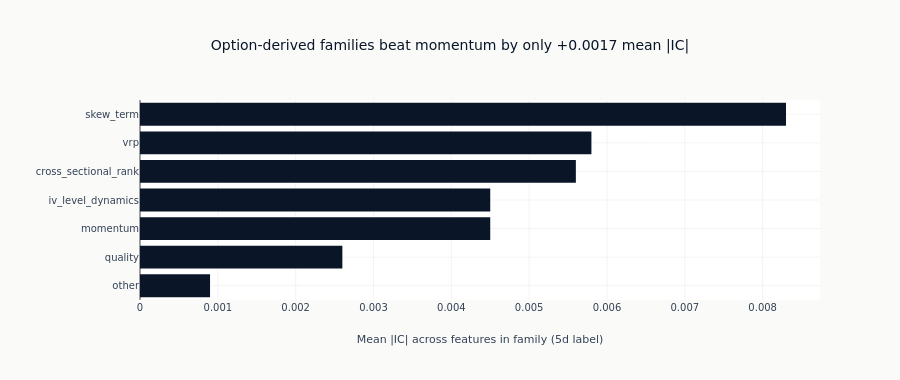

The code cell stored with this chart in its notebook:
### Markdown cell above
Aggregating |IC| by feature family shows whether the option-derived families
(IV level/dynamics, skew/term, VRP) add information beyond equity momentum. The
IV families edge out momentum only marginally here (incremental mean |IC| is
small), which is why the multi-source design is tested through models rather than
claimed on single-feature IC alone.

### Code cell
if family_avg_ic:
    fams = list(family_avg_ic.keys())
    fig = go.Figure()
    fig.add_bar(
        x=[family_avg_ic[f] for f in fams],
        y=fams,
        orientation="h",
        marker_color=ml4t_palette(1)[0],
    )
    fig.update_layout(
        title=(f"Option-derived families beat momentum by only {incremental_ic:+.4f} mean |IC|"),
        xaxis_title="Mean |IC| across features in family (5d label)",
        yaxis=dict(autorange="reversed"),
        margin=dict(l=140),
        height=380,
    )
    fig.show()

### Figure 1 — Plotly figure (JSON) as saved in the notebook; plotly's stock layout.template omitted (floating-point values rounded to 4 significant figures)
{"data": [{"marker": {"color": "#0a1628"}, "orientation": "h", "type": "bar", "x": [0.0083, 0.0058, 0.0056, 0.0045, 0.0045, 0.0026, 0.0009], "y": ["skew_term", "vrp", "cross_sectional_rank", "iv_level_dynamics", "momentum", "quality", "other"]}], "layout": {"height": 380, "margin": {"l": 140}, "title": {"text": "Option-derived families beat momentum by only +0.0017 mean |IC|"}, "xaxis": {"title": {"text": "Mean |IC| across features in family (5d label)"}}, "yaxis": {"autorange": "reversed"}}}
